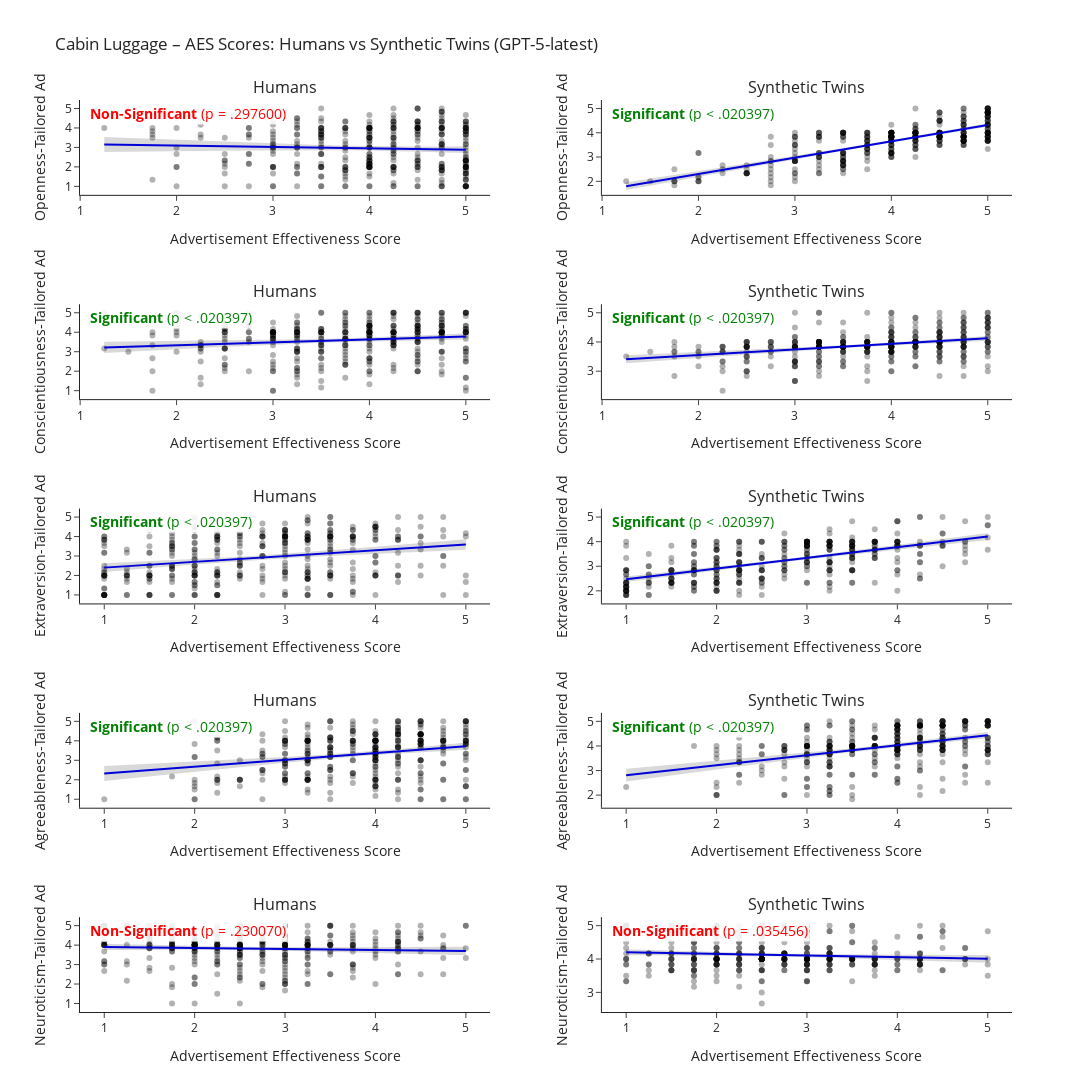
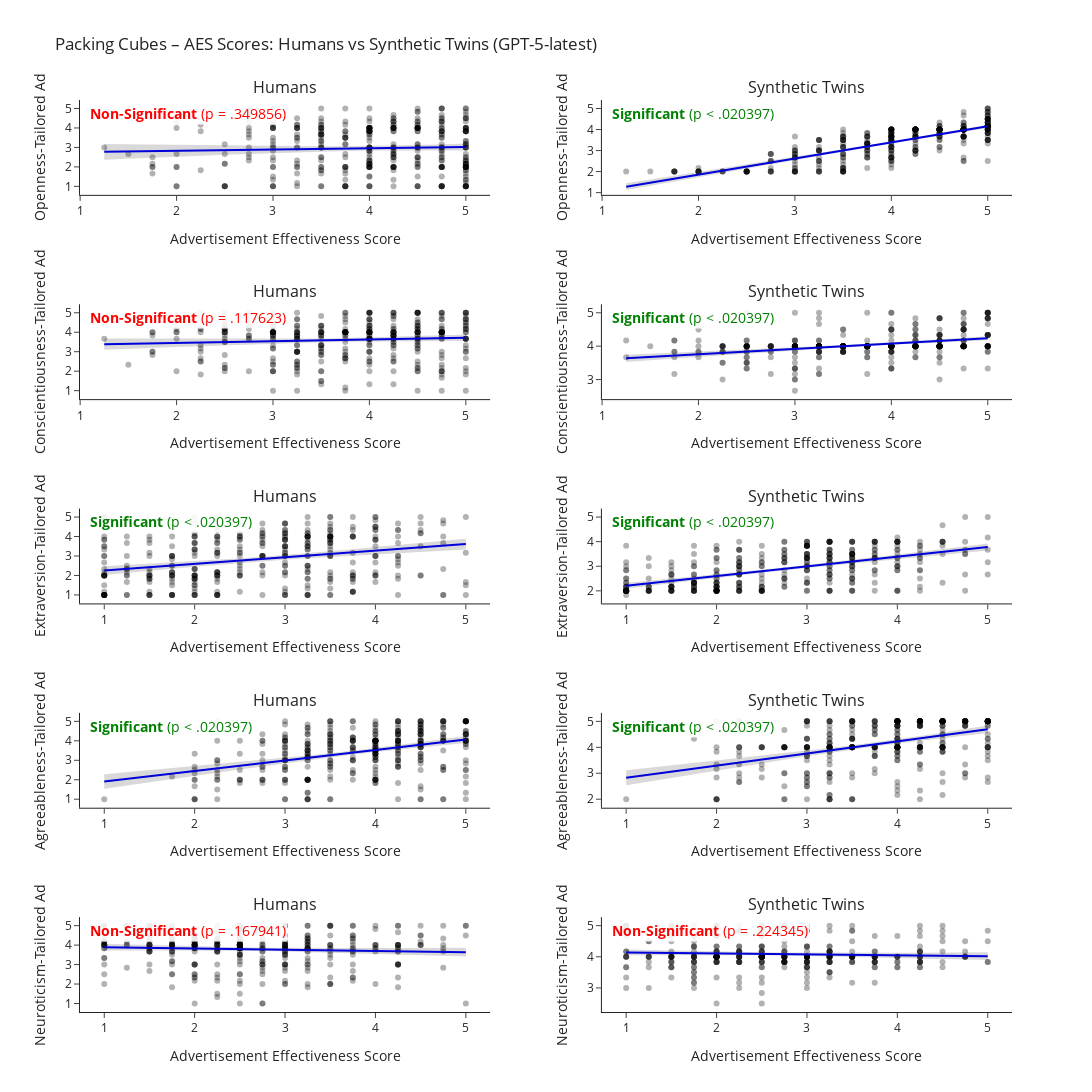
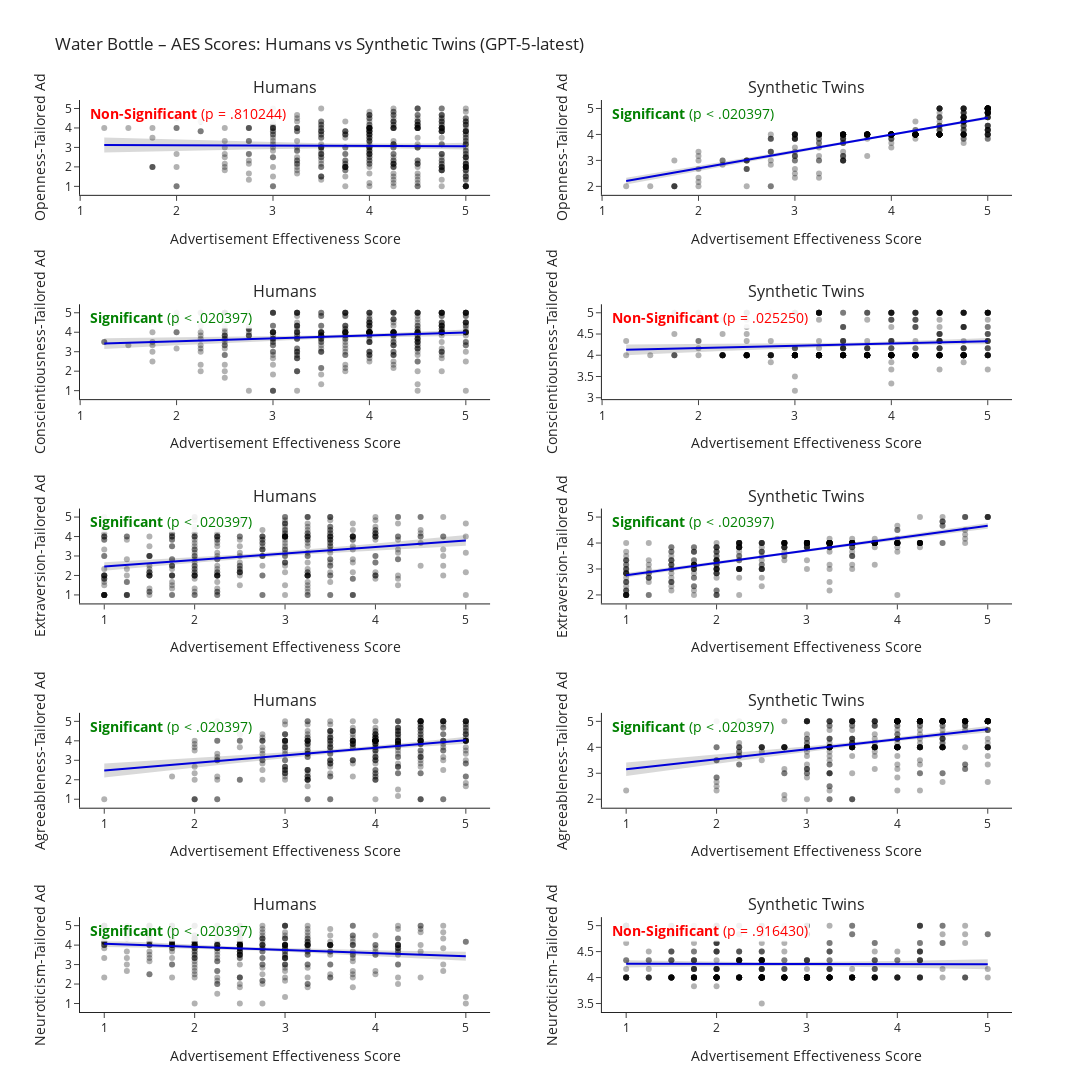

Write notebook code for charts like these, in order.
### Code cell
raw_aes_cols_product1 = ['raw_aes_1_extraversion', 'raw_aes_1_agreeableness', 'raw_aes_1_conscientiousness', 'raw_aes_1_neuroticism', 'raw_aes_1_openness']
raw_aes_cols_product2 = ['raw_aes_2_extraversion', 'raw_aes_2_agreeableness', 'raw_aes_2_conscientiousness', 'raw_aes_2_neuroticism', 'raw_aes_2_openness']
raw_aes_cols_product3 = ['raw_aes_3_extraversion', 'raw_aes_3_agreeableness', 'raw_aes_3_conscientiousness', 'raw_aes_3_neuroticism', 'raw_aes_3_openness']

fig1 = create_scatter_plots_with_fit_grouped(df_combined, raw_aes_cols_product1, personality_cols, "Cabin Luggage")
fig1.show()

fig2 = create_scatter_plots_with_fit_grouped(df_combined, raw_aes_cols_product2, personality_cols, "Packing Cubes")
fig2.show()

fig3 = create_scatter_plots_with_fit_grouped(df_combined, raw_aes_cols_product3, personality_cols, "Water Bottle")
fig3.show()
